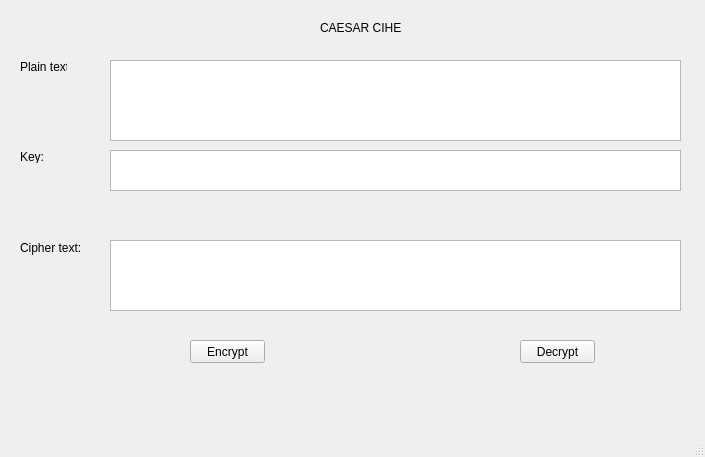
<?xml version="1.0" encoding="UTF-8"?>
<ui version="4.0">
 <class>MainWindow</class>
 <widget class="QMainWindow" name="MainWindow">
  <property name="geometry">
   <rect>
    <x>0</x>
    <y>0</y>
    <width>705</width>
    <height>457</height>
   </rect>
  </property>
  <property name="windowTitle">
   <string>MainWindow</string>
  </property>
  <widget class="QWidget" name="centralwidget">
   <widget class="QLabel" name="label">
    <property name="geometry">
     <rect>
      <x>320</x>
      <y>20</y>
      <width>81</width>
      <height>16</height>
     </rect>
    </property>
    <property name="text">
     <string>CAESAR CIHER</string>
    </property>
   </widget>
   <widget class="QLabel" name="plain_text">
    <property name="geometry">
     <rect>
      <x>20</x>
      <y>60</y>
      <width>47</width>
      <height>13</height>
     </rect>
    </property>
    <property name="text">
     <string>Plain text:</string>
    </property>
   </widget>
   <widget class="QLabel" name="key">
    <property name="geometry">
     <rect>
      <x>20</x>
      <y>150</y>
      <width>47</width>
      <height>13</height>
     </rect>
    </property>
    <property name="text">
     <string>Key:</string>
    </property>
   </widget>
   <widget class="QLabel" name="label_2">
    <property name="geometry">
     <rect>
      <x>20</x>
      <y>240</y>
      <width>61</width>
      <height>16</height>
     </rect>
    </property>
    <property name="text">
     <string>Cipher text:</string>
    </property>
   </widget>
   <widget class="QTextEdit" name="textEdit_PT">
    <property name="geometry">
     <rect>
      <x>110</x>
      <y>60</y>
      <width>571</width>
      <height>81</height>
     </rect>
    </property>
   </widget>
   <widget class="QTextEdit" name="textEdit_key">
    <property name="geometry">
     <rect>
      <x>110</x>
      <y>150</y>
      <width>571</width>
      <height>41</height>
     </rect>
    </property>
   </widget>
   <widget class="QTextEdit" name="textEdit_CT">
    <property name="geometry">
     <rect>
      <x>110</x>
      <y>240</y>
      <width>571</width>
      <height>71</height>
     </rect>
    </property>
   </widget>
   <widget class="QPushButton" name="btn_encrypt">
    <property name="geometry">
     <rect>
      <x>190</x>
      <y>340</y>
      <width>75</width>
      <height>23</height>
     </rect>
    </property>
    <property name="text">
     <string>Encrypt</string>
    </property>
   </widget>
   <widget class="QPushButton" name="btn_decrypt">
    <property name="geometry">
     <rect>
      <x>520</x>
      <y>340</y>
      <width>75</width>
      <height>23</height>
     </rect>
    </property>
    <property name="text">
     <string>Decrypt</string>
    </property>
   </widget>
  </widget>
  <widget class="QMenuBar" name="menubar">
   <property name="geometry">
    <rect>
     <x>0</x>
     <y>0</y>
     <width>705</width>
     <height>21</height>
    </rect>
   </property>
  </widget>
  <widget class="QStatusBar" name="statusbar"/>
 </widget>
 <resources/>
 <connections/>
</ui>
